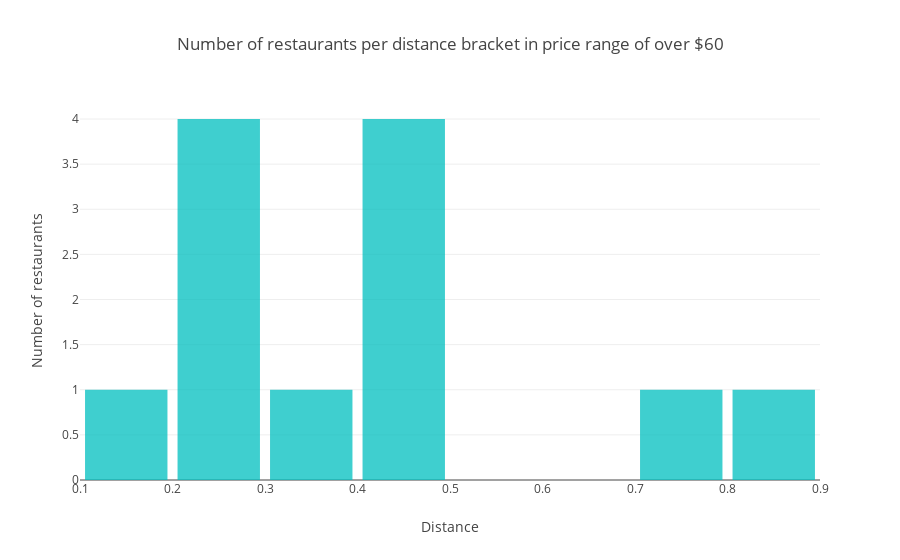

Notebook source saved alongside this figure:
### Code cell
trace = go.Histogram(
    x = restaurantpricerange4,
    histnorm = 'count',
    name = 'control',
    autobinx = False,
    xbins = dict(
        start = 0,
        end = 1.4,
        size = 0.1),
    marker = dict(
        color="rgba(0,191,191,1.0)"
    ),
    opacity = 0.75
    )
data = [trace]
layout = go.Layout(
    title = 'Number of restaurants per distance bracket in price range of over $60',
    xaxis = dict(title = 'Distance'),
    yaxis = dict(title = 'Number of restaurants'),
    bargap = 0.01,
    bargroupgap = 0.1,
    )
fig = go.Figure (data = data, layout = layout)
iplot(fig, filename = 'styled histogram')

### Figure 1 — Plotly figure (JSON) as saved in the notebook; plotly's stock layout.template omitted (floating-point values rounded to 4 significant figures)
{"data": [{"autobinx": false, "histnorm": "count", "marker": {"color": "rgba(0,191,191,1.0)"}, "name": "control", "opacity": 0.75, "type": "histogram", "x": [0.2, 0.2, 0.2, 0.4, 0.1, 0.4, 0.2, 0.8, 0.3, 0.4, 0.7, 0.4], "xbins": {"end": 1.4, "size": 0.1, "start": 0}}], "layout": {"bargap": 0.01, "bargroupgap": 0.1, "title": "Number of restaurants per distance bracket in price range of over $60", "xaxis": {"title": "Distance"}, "yaxis": {"title": "Number of restaurants"}}}
